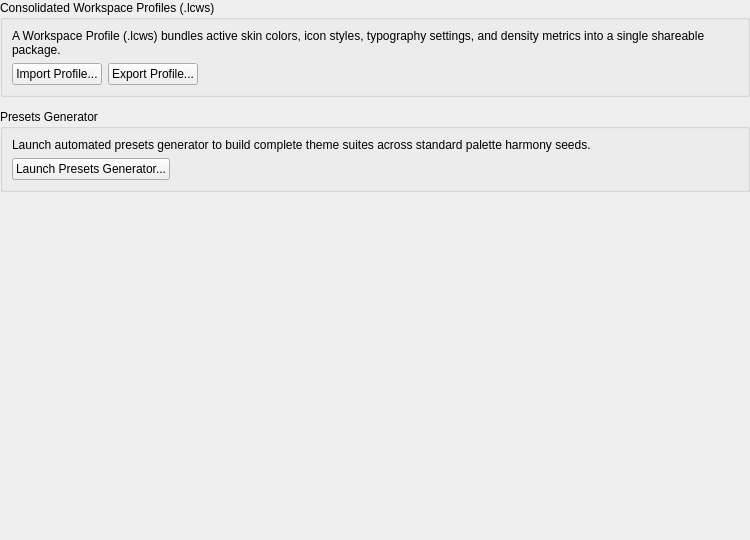
<?xml version="1.0" encoding="UTF-8"?>
<ui version="4.0">
    <class>LC_SettingsPageStylingProfiles</class>
    <widget class="QWidget" name="LC_SettingsPageStylingProfiles">
        <property name="geometry">
            <rect>
                <x>0</x>
                <y>0</y>
                <width>750</width>
                <height>540</height>
            </rect>
        </property>
        <layout class="QVBoxLayout" name="verticalLayout_main">
            <property name="spacing">
                <number>12</number>
            </property>
            <property name="leftMargin">
                <number>0</number>
            </property>
            <property name="topMargin">
                <number>0</number>
            </property>
            <property name="rightMargin">
                <number>0</number>
            </property>
            <property name="bottomMargin">
                <number>0</number>
            </property>
            <item>
                <widget class="QGroupBox" name="gbProfiles">
                    <property name="title">
                        <string>Consolidated Workspace Profiles (.lcws)</string>
                    </property>
                    <layout class="QGridLayout" name="gridLayout_profiles">
                        <item row="0" column="0" colspan="3">
                            <widget class="QLabel" name="lblProfileDesc">
                                <property name="text">
                                    <string>A Workspace Profile (.lcws) bundles active skin colors, icon styles, typography settings, and density metrics into a single shareable package.</string>
                                </property>
                                <property name="wordWrap">
                                    <bool>true</bool>
                                </property>
                            </widget>
                        </item>
                        <item row="1" column="0">
                            <widget class="QPushButton" name="pbImportProfile">
                                <property name="toolTip">
                                    <string>Import a consolidated workspace profile (.lcws) containing skins, fonts, and metrics.</string>
                                </property>
                                <property name="text">
                                    <string>Import Profile...</string>
                                </property>
                                <property name="icon">
                                    <iconset resource="../../../../../res/icons/icons.qrc">
                                        <normaloff>:/icons/fileopen.lci</normaloff>:/icons/fileopen.lci</iconset>
                                </property>
                            </widget>
                        </item>
                        <item row="1" column="1">
                            <widget class="QPushButton" name="pbExportProfile">
                                <property name="toolTip">
                                    <string>Export current active configurations into a self-contained .lcws package.</string>
                                </property>
                                <property name="text">
                                    <string>Export Profile...</string>
                                </property>
                                <property name="icon">
                                    <iconset resource="../../../../../res/icons/icons.qrc">
                                        <normaloff>:/icons/save.lci</normaloff>:/icons/save.lci</iconset>
                                </property>
                            </widget>
                        </item>
                        <item row="1" column="2">
                            <spacer name="horizontalSpacer">
                                <property name="orientation">
                                    <enum>Qt::Orientation::Horizontal</enum>
                                </property>
                                <property name="sizeHint" stdset="0">
                                    <size>
                                        <width>40</width>
                                        <height>20</height>
                                    </size>
                                </property>
                            </spacer>
                        </item>
                    </layout>
                </widget>
            </item>
            <item>
                <widget class="QGroupBox" name="gbPresetsGenerator">
                    <property name="title">
                        <string>Presets Generator</string>
                    </property>
                    <layout class="QGridLayout" name="gridLayout_generator">
                        <item row="0" column="0" colspan="2">
                            <widget class="QLabel" name="lblGeneratorDesc">
                                <property name="text">
                                    <string>Launch automated presets generator to build complete theme suites across standard palette harmony seeds.</string>
                                </property>
                                <property name="wordWrap">
                                    <bool>true</bool>
                                </property>
                            </widget>
                        </item>
                        <item row="1" column="0">
                            <widget class="QPushButton" name="pbPresetsGenerator">
                                <property name="toolTip">
                                    <string>Launch presets batch generation tool.</string>
                                </property>
                                <property name="text">
                                    <string>Launch Presets Generator...</string>
                                </property>
                                <property name="icon">
                                    <iconset resource="../../../../../res/icons/icons.qrc">
                                        <normaloff>:/icons/rename_active_block.lci</normaloff>:/icons/rename_active_block.lci</iconset>
                                </property>
                            </widget>
                        </item>
                        <item row="1" column="1">
                            <spacer name="horizontalSpacer2">
                                <property name="orientation">
                                    <enum>Qt::Orientation::Horizontal</enum>
                                </property>
                                <property name="sizeHint" stdset="0">
                                    <size>
                                        <width>40</width>
                                        <height>20</height>
                                    </size>
                                </property>
                            </spacer>
                        </item>
                    </layout>
                </widget>
            </item>
            <item>
                <spacer name="verticalSpacer">
                    <property name="orientation">
                        <enum>Qt::Orientation::Vertical</enum>
                    </property>
                    <property name="sizeHint" stdset="0">
                        <size>
                            <width>20</width>
                            <height>40</height>
                        </size>
                    </property>
                </spacer>
            </item>
        </layout>
    </widget>
    <resources/>
    <connections/>
</ui>
